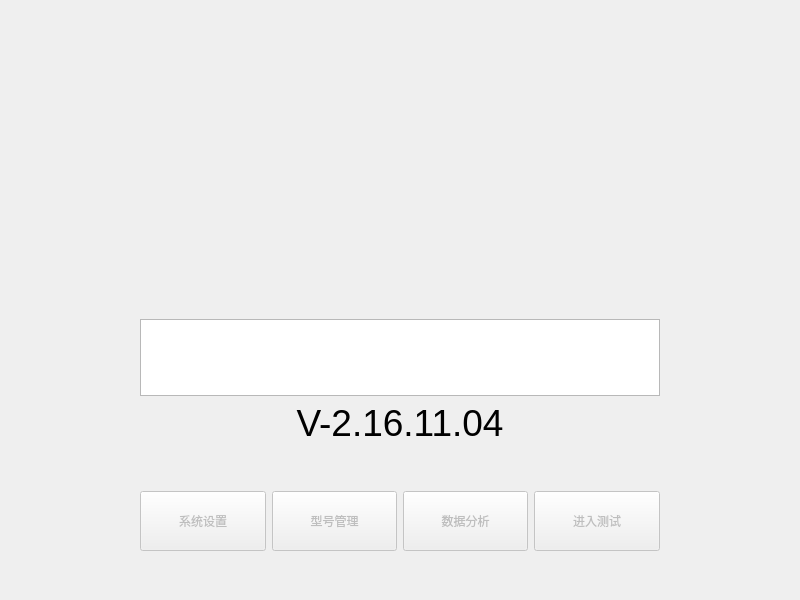
<?xml version="1.0" encoding="UTF-8"?>
<ui version="4.0">
 <class>HomePage</class>
 <widget class="QWidget" name="HomePage">
  <property name="geometry">
   <rect>
    <x>0</x>
    <y>0</y>
    <width>800</width>
    <height>600</height>
   </rect>
  </property>
  <property name="windowTitle">
   <string>Form</string>
  </property>
  <layout class="QVBoxLayout" name="verticalLayout">
   <property name="leftMargin">
    <number>0</number>
   </property>
   <property name="topMargin">
    <number>0</number>
   </property>
   <property name="rightMargin">
    <number>0</number>
   </property>
   <property name="bottomMargin">
    <number>0</number>
   </property>
   <item>
    <widget class="QWidget" name="WidgetHome" native="true">
     <layout class="QGridLayout" name="gridLayout" rowstretch="8,2,0,0,1,0" columnstretch="1,1,1,1,1,1">
      <item row="2" column="2" colspan="2">
       <widget class="QLabel" name="titleVn">
        <property name="sizeIncrement">
         <size>
          <width>0</width>
          <height>44</height>
         </size>
        </property>
        <property name="styleSheet">
         <string notr="true">background-color: rgba(0,0,0,0)</string>
        </property>
        <property name="text">
         <string>&lt;html&gt;&lt;head/&gt;&lt;body&gt;&lt;p&gt;&lt;span style=&quot; font-size:28pt;&quot;&gt;V-2.16.11.04&lt;/span&gt;&lt;/p&gt;&lt;/body&gt;&lt;/html&gt;</string>
        </property>
        <property name="alignment">
         <set>Qt::AlignCenter</set>
        </property>
       </widget>
      </item>
      <item row="4" column="0">
       <widget class="QWidget" name="WidgetBtnLeft" native="true">
        <property name="styleSheet">
         <string notr="true">background-color: rgba(0,0,0,0)</string>
        </property>
       </widget>
      </item>
      <item row="4" column="1">
       <widget class="QPushButton" name="KeyHomeSyst">
        <property name="enabled">
         <bool>false</bool>
        </property>
        <property name="sizePolicy">
         <sizepolicy hsizetype="Expanding" vsizetype="Expanding">
          <horstretch>0</horstretch>
          <verstretch>0</verstretch>
         </sizepolicy>
        </property>
        <property name="minimumSize">
         <size>
          <width>97</width>
          <height>60</height>
         </size>
        </property>
        <property name="text">
         <string>系统设置</string>
        </property>
       </widget>
      </item>
      <item row="4" column="2">
       <widget class="QPushButton" name="KeyHomeConf">
        <property name="enabled">
         <bool>false</bool>
        </property>
        <property name="sizePolicy">
         <sizepolicy hsizetype="Expanding" vsizetype="Expanding">
          <horstretch>0</horstretch>
          <verstretch>0</verstretch>
         </sizepolicy>
        </property>
        <property name="minimumSize">
         <size>
          <width>97</width>
          <height>60</height>
         </size>
        </property>
        <property name="text">
         <string>型号管理</string>
        </property>
       </widget>
      </item>
      <item row="4" column="3">
       <widget class="QPushButton" name="KeyHomeData">
        <property name="enabled">
         <bool>false</bool>
        </property>
        <property name="sizePolicy">
         <sizepolicy hsizetype="Expanding" vsizetype="Expanding">
          <horstretch>0</horstretch>
          <verstretch>0</verstretch>
         </sizepolicy>
        </property>
        <property name="minimumSize">
         <size>
          <width>97</width>
          <height>60</height>
         </size>
        </property>
        <property name="text">
         <string>数据分析</string>
        </property>
       </widget>
      </item>
      <item row="4" column="4">
       <widget class="QPushButton" name="KeyHomeTest">
        <property name="enabled">
         <bool>false</bool>
        </property>
        <property name="sizePolicy">
         <sizepolicy hsizetype="Expanding" vsizetype="Expanding">
          <horstretch>0</horstretch>
          <verstretch>0</verstretch>
         </sizepolicy>
        </property>
        <property name="minimumSize">
         <size>
          <width>97</width>
          <height>60</height>
         </size>
        </property>
        <property name="text">
         <string>进入测试</string>
        </property>
       </widget>
      </item>
      <item row="4" column="5">
       <widget class="QWidget" name="WidgetBtnRight" native="true">
        <property name="styleSheet">
         <string notr="true">background-color: rgba(0,0,0,0)</string>
        </property>
       </widget>
      </item>
      <item row="3" column="2" colspan="2">
       <spacer name="verticalSpacer_2">
        <property name="orientation">
         <enum>Qt::Vertical</enum>
        </property>
        <property name="sizeHint" stdset="0">
         <size>
          <width>20</width>
          <height>40</height>
         </size>
        </property>
       </spacer>
      </item>
      <item row="5" column="2" colspan="2">
       <spacer name="SpacerBottom">
        <property name="orientation">
         <enum>Qt::Vertical</enum>
        </property>
        <property name="sizeHint" stdset="0">
         <size>
          <width>20</width>
          <height>40</height>
         </size>
        </property>
       </spacer>
      </item>
      <item row="0" column="2" colspan="2">
       <spacer name="verticalSpacer">
        <property name="orientation">
         <enum>Qt::Vertical</enum>
        </property>
        <property name="sizeHint" stdset="0">
         <size>
          <width>20</width>
          <height>40</height>
         </size>
        </property>
       </spacer>
      </item>
      <item row="1" column="1" colspan="4">
       <widget class="QTextBrowser" name="Text"/>
      </item>
     </layout>
    </widget>
   </item>
  </layout>
 </widget>
 <resources/>
 <connections/>
</ui>
